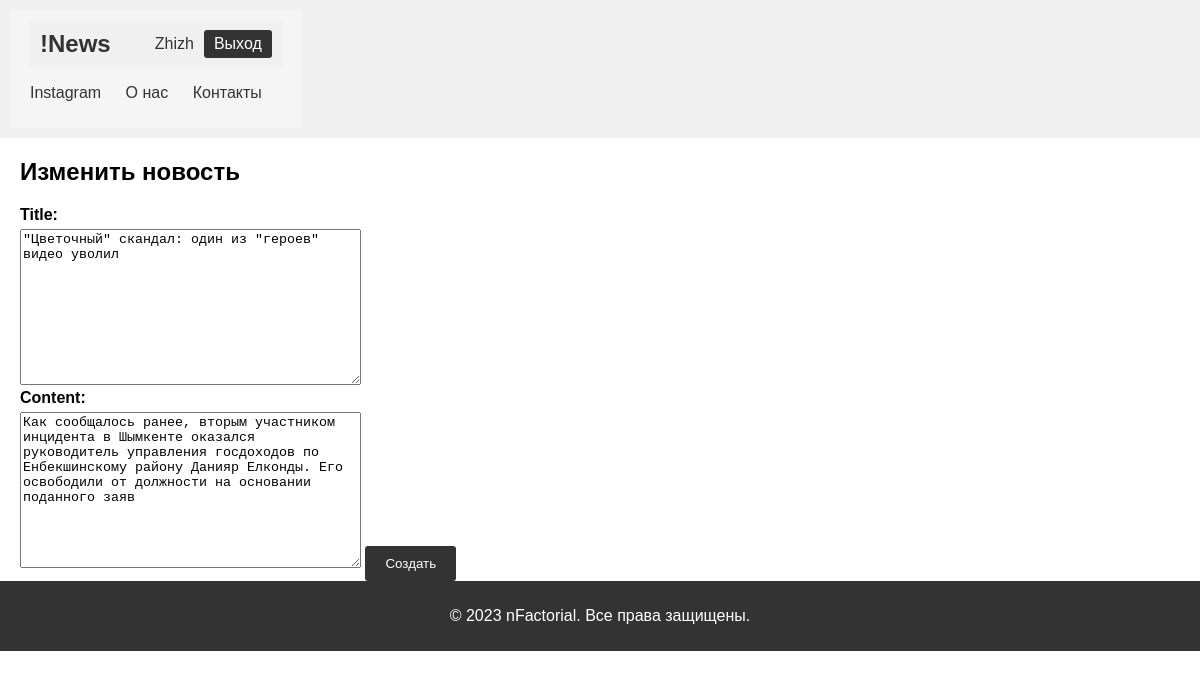
Page /news/7/edit/ (signed in) on the committed database.
### news/models.py (models this page shows, shortened)
class News(models.Model):
    author = models.ForeignKey(User, on_delete=models.CASCADE, null=True)
    title = models.TextField(max_length=50)
    content = models.TextField(max_length=200)
    created_at = models.DateTimeField(auto_now_add=True)

### news/views.py (the view, shortened to what this page needs)
# urls.py: path("<int:news_id>/edit/", views.NewsEditView.as_view(), name="edit_news"),
class NewsEditView(View):
    def get(self, request, news_id):
        news = get_object_or_404(News, pk=news_id)
        form = NewsForm(instance=news)
        return render(request, 'news/edit_news.html', {'form': form,
                                                       'news_id': news_id})

### news/forms.py
class NewsForm(forms.ModelForm):
    class Meta:
        model = News
        fields = ["title", "content"]

### news/templates/news/edit_news.html (shortened to what this page needs)
{% extends "news/base.html" %}
{% block content %}
    <h2>Изменить новость</h2>
    <form action="{% url 'news:edit_news' news_id%}" method="post">
        {{ form }}
        <button type="submit">Создать</button>
    </form>
{% endblock %}

### news/templates/news/base.html (shortened to what this page needs)
<!DOCTYPE html>
<html lang="en">
<head>
    {% load static %}
    <link rel="stylesheet" href="{% static 'news/style.css' %}">
</head>
<body>
    <header class="header">
        <nav class="nav">
            <div class="container">
                {% if user.is_authenticated %}
                    <div class="header">
                        <a href="{% url 'news:news' %}" class="logo">!News</a>
                        <div class="user-bar">
                            <span class="username">{{ user.username }}</span>
                            <a href="{% url 'logout' %}" class="btn-logout">Выход</a>
                        </div>
                    </div>
                {% endif %}
                <ul class="menu">
                    <li><a href="https://www.instagram.com/thetwelvepartformulaofbeing/" target="_blank">Instagram</a></li>
                    <li><a href="https://www.nfactorial.school/nfactorial-team" target="_blank">О нас</a></li>
                    <li><a href="https://www.nfactorial.school/" target="_blank">Контакты</a></li>
                </ul>
            </div>
        </nav>
    </header>
    <main class="main">
        <div class="container">
            {% block content %}
            {% endblock %}
        </div>
    </main>
    <footer class="footer">
        <div class="container">
            <p>&copy; 2023 nFactorial. Все права защищены.</p>
        </div>
    </footer>
</body>
</html>

### news/static/news/style.css (style rules this page uses)
body { font-family: Arial, sans-serif; margin: 0; padding: 0; }
.header { background-color: #333; color: white; padding: 10px 0; }
.nav { background-color: #f5f5f5; padding: 10px 0; }
.container { max-width: 1200px; margin: 0 auto; padding: 0 20px; }
.logo { font-size: 24px; color: #333; text-decoration: none; font-weight: bold; }
.menu { list-style-type: none; padding: 0; }
.menu li { display: inline; margin-right: 20px; }
.menu a { text-decoration: none; color: #333; }
.footer { background-color: #333; color: white; padding: 10px 0; text-align: center; }
h2 { margin-bottom: 20px; }
form label { display: block; margin-bottom: 5px; font-weight: bold; }
form button { background-color: #333; color: white; padding: 10px 20px; border: none; border-radius: 3px; cursor: pointer; }
.username { color: #333; margin-right: 10px; }
.header { display: flex; justify-content: space-between; align-items: center; background-color: #f0f0f0; padding: 10px; }
.user-bar { display: flex; align-items: center; }
.btn-logout { background-color: #333; color: white; padding: 5px 10px; border-radius: 3px; text-decoration: none; transition: background-color 0.3s ease-in-out; }

### rows in the picture
News: title "\"Цветочный\" скандал: один из \"героев\" видео уволил", content "Как сообщалось ранее, вторым участником инцидента в Шымкенте оказался руководитель управления госдоходов по Енбекшинскому району Данияр Елконды. Его освободили от должности на основании поданного заяв"

### other values in the picture
{{ user.username }} "Zhizh"
